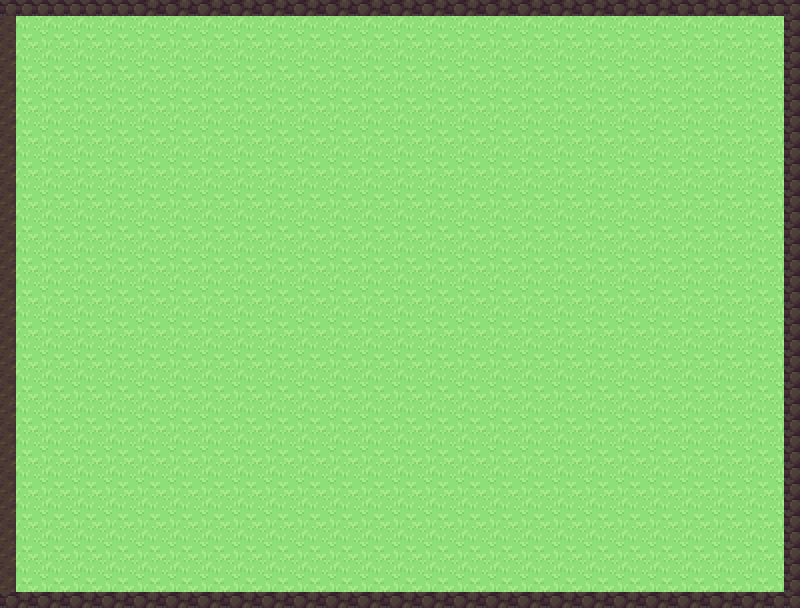

This game map was drawn from its Tiled (.tmx) file and the tilesets committed beside it. A one-line description and the full map source follow:
An orthogonal 50x38 tile map with 16x16 px tiles, 1 tile layer (Calque de Tuiles 1).

<map version="1.10" tiledversion="1.11.2" orientation="orthogonal" renderorder="right-down" width="50" height="38" tilewidth="16" tileheight="16" infinite="0" nextlayerid="2" nextobjectid="1">
 <tileset firstgid="1" source="yt-level1.tsx" />
 <layer id="1" name="Calque de Tuiles 1" width="50" height="38">
  <data encoding="csv">
1187,1187,1187,1187,1187,1187,1187,1187,1187,1188,1189,1190,1187,1188,1189,1190,1187,1188,1189,1190,1187,1188,1189,1190,1187,1188,1189,1190,1187,1188,1189,1190,1187,1188,1189,1190,1187,1188,1189,1190,1187,1188,1189,1187,1188,1189,1190,1187,1187,1187,
1177,94,93,94,93,94,93,94,93,94,93,94,93,94,93,94,93,94,93,94,93,94,93,94,93,94,93,94,93,94,93,94,93,94,93,94,93,94,93,94,93,94,93,94,93,94,93,94,93,1187,
1177,64,63,64,63,64,63,64,63,64,63,64,63,64,63,64,63,64,63,64,63,64,63,64,63,64,63,64,63,64,63,64,63,64,63,64,63,64,63,64,63,64,63,64,63,64,63,64,63,1187,
1087,94,93,94,93,94,93,94,93,94,93,94,93,94,93,94,93,94,93,94,93,94,93,94,93,94,93,94,93,94,93,94,93,94,93,94,93,94,93,94,93,94,93,94,93,94,93,94,93,1187,
1117,64,63,64,63,64,63,64,63,64,63,64,63,64,63,64,63,64,63,64,63,64,63,64,63,64,63,64,63,64,63,64,63,64,63,64,63,64,63,64,63,64,63,64,63,64,63,64,63,1187,
1147,94,93,94,93,94,93,94,93,94,93,94,93,94,93,94,93,94,93,94,93,94,93,94,93,94,93,94,93,94,93,94,93,94,93,94,93,94,93,94,93,94,93,94,93,94,93,94,93,1187,
1087,64,63,64,63,64,63,64,63,64,63,64,63,64,63,64,63,64,63,64,63,64,63,64,63,64,63,64,63,64,63,64,63,64,63,64,63,64,63,64,63,64,63,64,63,64,63,64,63,1187,
1087,94,93,94,93,94,93,94,93,94,93,94,93,94,93,94,93,94,93,94,93,94,93,94,93,94,93,94,93,94,93,94,93,94,93,94,93,94,93,94,93,94,93,94,93,94,93,94,93,1187,
1117,64,63,64,63,64,63,64,63,64,63,64,63,64,63,64,63,64,63,64,63,64,63,64,63,64,63,64,63,64,63,64,63,64,63,64,63,64,63,64,63,64,63,64,63,64,63,64,63,1187,
1147,94,93,94,93,94,93,94,93,94,93,94,93,94,93,94,93,94,93,94,93,94,93,94,93,94,93,94,93,94,93,94,93,94,93,94,93,94,93,94,93,94,93,94,93,94,93,94,93,1187,
1087,64,63,64,63,64,63,64,63,64,63,64,63,64,63,64,63,64,63,64,63,64,63,64,63,64,63,64,63,64,63,64,63,64,63,64,63,64,63,64,63,64,63,64,63,64,63,64,63,1187,
1117,94,93,94,93,94,93,94,93,94,93,94,93,94,93,94,93,94,93,94,93,94,93,94,93,94,93,94,93,94,93,94,93,94,93,94,93,94,93,94,93,94,93,94,93,94,93,94,93,1187,
1147,64,63,64,63,64,63,64,63,64,63,64,63,64,63,64,63,64,63,64,63,64,63,64,63,64,63,64,63,64,63,64,63,64,63,64,63,64,63,64,63,64,63,64,63,64,63,64,63,1187,
1087,94,93,94,93,94,93,94,93,94,93,94,93,94,93,94,93,94,93,94,93,94,93,94,93,94,93,94,93,94,93,94,93,94,93,94,93,94,93,94,93,94,93,94,93,94,93,94,93,1187,
1117,64,63,64,63,64,63,64,63,64,63,64,63,64,63,64,63,64,63,64,63,64,63,64,63,64,63,64,63,64,63,64,63,64,63,64,63,64,63,64,63,64,63,64,63,64,63,64,63,1187,
1147,94,93,94,93,94,93,94,93,94,93,94,93,94,93,94,93,94,93,94,93,94,93,94,93,94,93,94,93,94,93,94,93,94,93,94,93,94,93,94,93,94,93,94,93,94,93,94,93,1187,
1087,64,63,64,63,64,63,64,63,64,63,64,63,64,63,64,63,64,63,64,63,64,63,64,63,64,63,64,63,64,63,64,63,64,63,64,63,64,63,64,63,64,63,64,63,64,63,64,63,1187,
1117,94,93,94,93,94,93,94,93,94,93,94,93,94,93,94,93,94,93,94,93,94,93,94,93,94,93,94,93,94,93,94,93,94,93,94,93,94,93,94,93,94,93,94,93,94,93,94,93,1187,
1147,64,63,64,63,64,63,64,63,64,63,64,63,64,63,64,63,64,63,64,63,64,63,64,63,64,63,64,63,64,63,64,63,64,63,64,63,64,63,64,63,64,63,64,63,64,63,64,63,1187,
1087,94,93,94,93,94,93,94,93,94,93,94,93,94,93,94,93,94,93,94,93,94,93,94,93,94,93,94,93,94,93,94,93,94,93,94,93,94,93,94,93,94,93,94,93,94,93,94,93,1187,
1117,64,63,64,63,64,63,64,63,64,63,64,63,64,63,64,63,64,63,64,63,64,63,64,63,64,63,64,63,64,63,64,63,64,63,64,63,64,63,64,63,64,63,64,63,64,63,64,63,1187,
1147,94,93,94,93,94,93,94,93,94,93,94,93,94,93,94,93,94,93,94,93,94,93,94,93,94,93,94,93,94,93,94,93,94,93,94,93,94,93,94,93,94,93,94,93,94,93,94,93,1187,
1087,64,63,64,63,64,63,64,63,64,63,64,63,64,63,64,63,64,63,64,63,64,63,64,63,64,63,64,63,64,63,64,63,64,63,64,63,64,63,64,63,64,63,64,63,64,63,64,63,1187,
1117,94,93,94,93,94,93,94,93,94,93,94,93,94,93,94,93,94,93,94,93,94,93,94,93,94,93,94,93,94,93,94,93,94,93,94,93,94,93,94,93,94,93,94,93,94,93,94,93,1187,
1147,64,63,64,63,64,63,64,63,64,63,64,63,64,63,64,63,64,63,64,63,64,63,64,63,64,63,64,63,64,63,64,63,64,63,64,63,64,63,64,63,64,63,64,63,64,63,64,63,1187,
1087,94,93,94,93,94,93,94,93,94,93,94,93,94,93,94,93,94,93,94,93,94,93,94,93,94,93,94,93,94,93,94,93,94,93,94,93,94,93,94,93,94,93,94,93,94,93,94,93,1187,
1117,64,63,64,63,64,63,64,63,64,63,64,63,64,63,64,63,64,63,64,63,64,63,64,63,64,63,64,63,64,63,64,63,64,63,64,63,64,63,64,63,64,63,64,63,64,63,64,63,1187,
1147,94,93,94,93,94,93,94,93,94,93,94,93,94,93,94,93,94,93,94,93,94,93,94,93,94,93,94,93,94,93,94,93,94,93,94,93,94,93,94,93,94,93,94,93,94,93,94,93,1187,
1087,64,63,64,63,64,63,64,63,64,63,64,63,64,63,64,63,64,63,64,63,64,63,64,63,64,63,64,63,64,63,64,63,64,63,64,63,64,63,64,63,64,63,64,63,64,63,64,63,1187,
1117,94,93,94,93,94,93,94,93,94,93,94,93,94,93,94,93,94,93,94,93,94,93,94,93,94,93,94,93,94,93,94,93,94,93,94,93,94,93,94,93,94,93,94,93,94,93,94,93,1187,
1147,64,63,64,63,64,63,64,63,64,63,64,63,64,63,64,63,64,63,64,63,64,63,64,63,64,63,64,63,64,63,64,63,64,63,64,63,64,63,64,63,64,63,64,63,64,63,64,63,1187,
1087,94,93,94,93,94,93,94,93,94,93,94,93,94,93,94,93,94,93,94,93,94,93,94,93,94,93,94,93,94,93,94,93,94,93,94,93,94,93,94,93,94,93,94,93,94,93,94,93,1187,
1117,64,63,64,63,64,63,64,63,64,63,64,63,64,63,64,63,64,63,64,63,64,63,64,63,64,63,64,63,64,63,64,63,64,63,64,63,64,63,64,63,64,63,64,63,64,63,64,63,1187,
1147,94,93,94,93,94,93,94,93,94,93,94,93,94,93,94,93,94,93,94,93,94,93,94,93,94,93,94,93,94,93,94,93,94,93,94,93,94,93,94,93,94,93,94,93,94,93,94,93,1187,
1087,64,63,64,63,64,63,64,63,64,63,64,63,64,63,64,63,64,63,64,63,64,63,64,63,64,63,64,63,64,63,64,63,64,63,64,63,64,63,64,63,64,63,64,63,64,63,64,63,1187,
1117,94,93,94,93,94,93,94,93,94,93,94,93,94,93,94,93,94,93,94,93,94,93,94,93,94,93,94,93,94,93,94,93,94,93,94,93,94,93,94,93,94,93,94,93,94,93,94,93,1187,
1147,64,63,64,63,64,63,64,63,64,63,64,63,64,63,64,63,64,63,64,63,64,63,64,63,64,63,64,63,64,63,64,63,64,63,64,63,64,63,64,63,64,63,64,63,64,63,64,63,1187,
1187,1188,1189,1190,1187,1188,1189,1190,1187,1188,1189,1190,1187,1188,1189,1190,1187,1188,1189,1190,1187,1188,1189,1190,1187,1188,1189,1190,1187,1188,1189,1190,1187,1188,1189,1190,1187,1188,1189,1190,1187,1188,1189,1190,1187,1188,1189,1190,1187,1187
</data>
 </layer>
</map>
